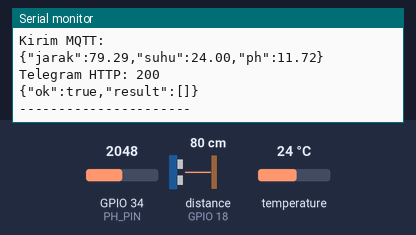
A sketch run on a simulated ESP32. Parts: the last lines printed to the serial monitor. Wiring (inferred from the names in the program): ultrasonic range finder: trigger GPIO 5; echo GPIO 18. The test bench sets the inputs (shaded band); at power-on: distance to the obstacle (sensor on GPIO 18) 80 cm, temperature 24 °C, GPIO 34 (PH_PIN) = 2048. The echo pulse lasts 58.3 µs per cm; WiFi joins after 1.5 s; servers stay silent unless stated; no MQTT or app messages arrive unless stated; web services answer with replies made up by the test bench.

Above: at 2.7 s.
2.8 s: distance to the obstacle (sensor on GPIO 18) set to 2 cm
4.3 s: temperature set to 12 °C
5.8 s: GPIO 34 (PH_PIN) set to 2866
At 7.1 s:
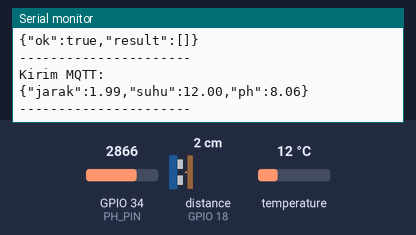
7.3 s: distance to the obstacle (sensor on GPIO 18) set to 4 cm
8.8 s: temperature set to 19 °C
10.3 s: GPIO 34 (PH_PIN) set to 3603
At 11.3 s:
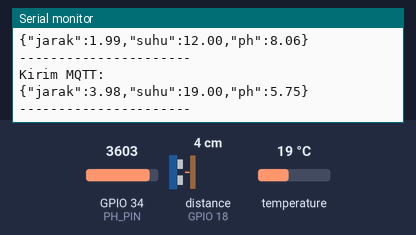

Measured:
- after the input at 5.8 s, the serial monitor: prints a new line after 0.71 s (image 1)
- after the input at 10.3 s, the serial monitor: prints a new line after 0.07 s (image 2)

The sketch:

ino.ino
```cpp
#include <WiFi.h>
#include <HTTPClient.h>
#include <PubSubClient.h>
#include <OneWire.h>
#include <DallasTemperature.h>

// ================= WIFI =================
// const char* ssid = "iPhone";
// const char* password = "11337700";

// ================= TELEGRAM =================
// String botToken = "8526182253:AAFn0E7Pp_vlK3EBkWQHI0YT3kdy55S_sfE";
// String chatID  = "920102941";

// ================= WIFI =================
const char* ssid = "OPPOA17k";
const char* password = "18102002";

// ================= TELEGRAM =================
String botToken = "8642146908:AAHvAfiX7KYIz59kxU6yl8oqR7RsIjA0GqM";
String chatID  = "7050161613";

// ================= MQTT =================
const char* mqtt_server = "broker.hivemq.com";
WiFiClient espClient;
PubSubClient client(espClient);

// ================= PIN =================
#define TRIG_PIN 5
#define ECHO_PIN 18
#define ONE_WIRE_BUS 4
#define PH_PIN 34

// ================= OBJECT =================
OneWire oneWire(ONE_WIRE_BUS);
DallasTemperature sensors(&oneWire);

// ================= VAR =================
long duration;
float distance;
bool sudahKirim = false;

// ================= FUNCTION =================
float readPHVoltage() {
  int samples = 10;
  float total = 0;

  for (int i = 0; i < samples; i++) {
    total += analogRead(PH_PIN);
    delay(10);
  }

  float avg = total / samples;
  return avg * (3.3 / 4095.0);
}

// ===== URL ENCODE =====
String urlEncode(String str) {
  String encoded = "";
  char c;
  char code0;
  char code1;

  for (int i = 0; i < str.length(); i++) {
    c = str.charAt(i);
    if (isalnum(c)) {
      encoded += c;
    } else {
      code1 = (c & 0xf) + '0';
      if ((c & 0xf) > 9) code1 = (c & 0xf) - 10 + 'A';
      c = (c >> 4) & 0xf;
      code0 = c + '0';
      if (c > 9) code0 = c - 10 + 'A';
      encoded += '%';
      encoded += code0;
      encoded += code1;
    }
  }
  return encoded;
}

// ===== TELEGRAM =====
void kirimTelegram(String pesan) {
  if (WiFi.status() == WL_CONNECTED) {
    HTTPClient http;

    String url = "https://api.telegram.org/bot" + botToken +
                 "/sendMessage?chat_id=" + chatID +
                 "&text=" + urlEncode(pesan);

    http.begin(url);
    int httpCode = http.GET();

    Serial.print("Telegram HTTP: ");
    Serial.println(httpCode);

    if (httpCode > 0) {
      Serial.println(http.getString());
    }

    http.end();
  }
}

// ===== MQTT CONNECT =====
void reconnectMQTT() {
  while (!client.connected()) {
    Serial.print("Connecting MQTT...");

    if (client.connect("ESP32_LIMBAH")) {
      Serial.println("Connected MQTT");
    } else {
      Serial.print("Failed, rc=");
      Serial.print(client.state());
      Serial.println(" retry...");
      delay(2000);
    }
  }
}

// ================= SETUP =================
void setup() {
  Serial.begin(115200);

  pinMode(TRIG_PIN, OUTPUT);
  pinMode(ECHO_PIN, INPUT);

  sensors.begin();

  // WIFI
  WiFi.begin(ssid, password);
  Serial.print("Connecting WiFi");

  while (WiFi.status() != WL_CONNECTED) {
    delay(500);
    Serial.print(".");
  }

  Serial.println("\nWiFi Connected");
  Serial.println(WiFi.localIP());

  // MQTT
  client.setServer(mqtt_server, 1883);
}

// ================= LOOP =================
void loop() {

  if (!client.connected()) {
    reconnectMQTT();
  }
  client.loop();

  // ===== JARAK =====
  digitalWrite(TRIG_PIN, LOW);
  delayMicroseconds(2);

  digitalWrite(TRIG_PIN, HIGH);
  delayMicroseconds(10);
  digitalWrite(TRIG_PIN, LOW);

  duration = pulseIn(ECHO_PIN, HIGH);
  distance = duration * 0.034 / 2;

  // ===== SUHU =====
  sensors.requestTemperatures();
  float suhuC = sensors.getTempCByIndex(0);

  // ===== PH =====
  float voltage = readPHVoltage();
  float ph = 7 + ((2.5 - voltage) / 0.18);

  // ===== JSON PAYLOAD =====
  String payload = "{";
  payload += "\"jarak\":" + String(distance, 2) + ",";
  payload += "\"suhu\":" + String(suhuC, 2) + ",";
  payload += "\"ph\":" + String(ph, 2);
  payload += "}";

  // ===== KIRIM MQTT =====
  client.publish("limbah/data", payload.c_str());

  Serial.println("Kirim MQTT:");
  Serial.println(payload);

  // ===== TELEGRAM ALERT =====
  if (distance > 35) {
    if (!sudahKirim) {

      String pesan = "⚠️ PENAMPUNGAN INLET PENUH\n" "KEMUNGKINAN TERSUMBAT\n";
      pesan += "Suhu: " + String(suhuC) + " C\n";
      pesan += "pH: " + String(ph);

      kirimTelegram(pesan);
      sudahKirim = true;
    }
  } else {
    sudahKirim = false;
  }

  Serial.println("----------------------\n");

  delay(3000);
}
```
